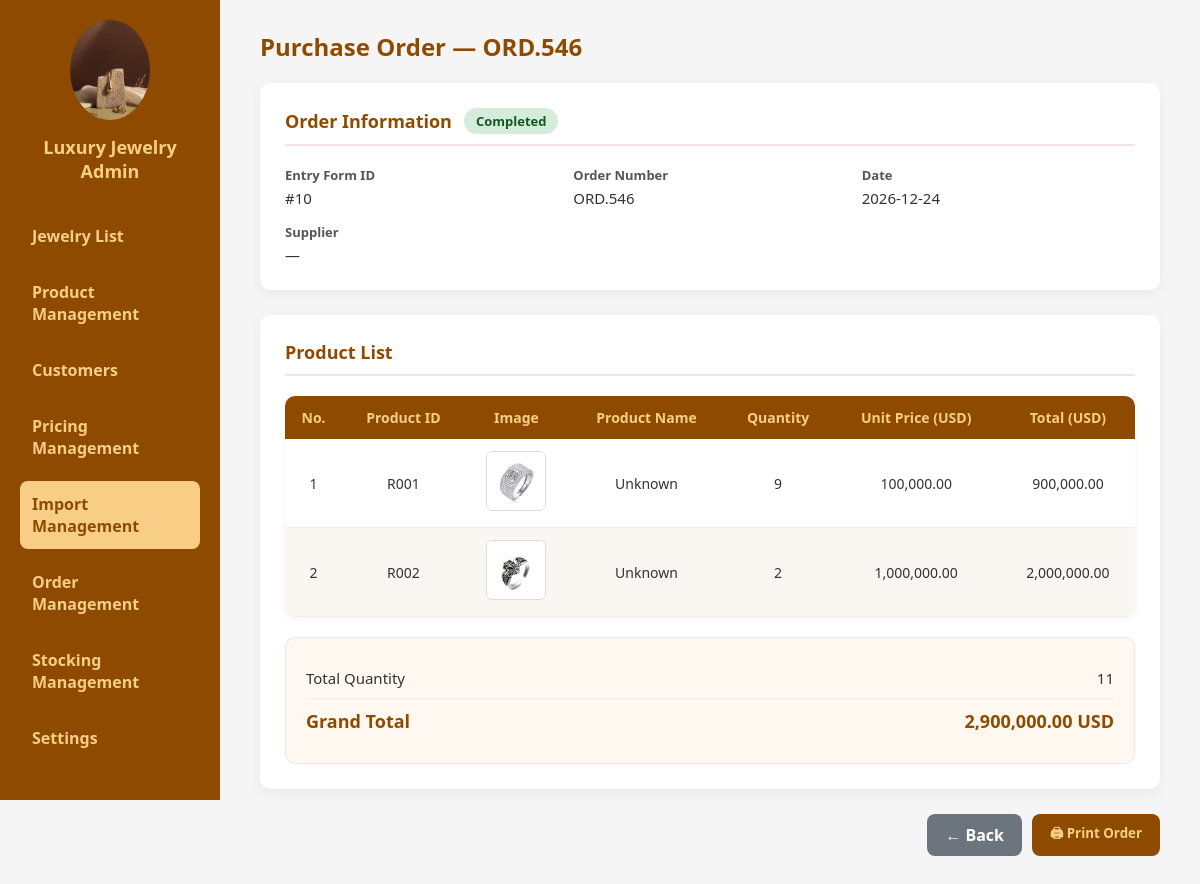
The page /admin/Import_product/entry_form_detail.php?id=10 on the database its author committed.
### tables this page shows
CREATE TABLE `goods_receipt` (
  `id` int(11) NOT NULL AUTO_INCREMENT,
  `order_number` varchar(50) NOT NULL,
  `entry_date` date NOT NULL,
  `supplier` varchar(255) DEFAULT NULL,
  `total_quantity` int(11) DEFAULT 0,
  `total_value` decimal(15,2) DEFAULT 0.00,
  `status` enum('Draft','Completed') DEFAULT 'Draft',
  `created_at` timestamp NOT NULL DEFAULT current_timestamp(),
  PRIMARY KEY (`id`)
);

CREATE TABLE `goods_receipt_items` (
  `id` int(11) NOT NULL AUTO_INCREMENT,
  `receipt_id` int(11) DEFAULT NULL,
  `product_id` varchar(50) DEFAULT NULL,
  `product_name` varchar(255) DEFAULT NULL,
  `quantity` int(11) DEFAULT NULL,
  `unit_price` decimal(15,2) DEFAULT NULL,
  `total_price` decimal(15,2) DEFAULT NULL,
  PRIMARY KEY (`id`),
  KEY `receipt_id` (`receipt_id`),
  CONSTRAINT `goods_receipt_items_ibfk_1` FOREIGN KEY (`receipt_id`) REFERENCES `goods_receipt` (`id`) ON DELETE CASCADE
);

CREATE TABLE `products` (
  `id` varchar(50) NOT NULL,
  `name` varchar(255) DEFAULT NULL,
  `price` decimal(15,2) DEFAULT NULL,
  `image` varchar(255) DEFAULT NULL,
  `cost_price` decimal(15,2) DEFAULT 0.00,
  `profit_percent` int(11) DEFAULT 0,
  `stock` int(11) DEFAULT 0,
  `category` varchar(100) DEFAULT NULL,
  `gender` varchar(20) DEFAULT NULL
);

### admin/Import_product/entry_form_detail.php (the view, shortened to what this page needs)
<?php
require_once '../../config/config.php';
$id = (int)($_GET['id'] ?? 0);
$stmt_form = $conn->prepare("SELECT * FROM goods_receipt WHERE id = ?");
$stmt_form->bind_param('i', $id);
$stmt_form->execute();
$form = $stmt_form->get_result()->fetch_assoc();
$stmt_items = $conn->prepare("
    SELECT d.*, p.image
    FROM goods_receipt_items d
    LEFT JOIN products p ON d.product_id = p.id
    WHERE d.receipt_id = ?
    ORDER BY d.id ASC
");
$stmt_items->bind_param('i', $id);
$stmt_items->execute();
$items = $stmt_items->get_result()->fetch_all(MYSQLI_ASSOC);
$badge_class = $form['status'] === 'Completed' ? 'badge-completed' : 'badge-draft';
?>
<!DOCTYPE html>
<html lang="en">
<head>
</head>
<body>
<div class="sidebar">
  <div class="logo">
    <img src="../../images/Admin_login.jpg" alt="Admin Logo">
    <h2>Luxury Jewelry Admin</h2>
  </div>
  <div class="menu">
    <a href="../Administration_menu.php#products">Jewelry List</a>
    <a href="../product_management.php">Product Management</a>
    <a href="../Administration_menu.php#users">Customers</a>
    <a href="../Price Manage/pricing.php">Pricing Management</a>
    <a href="import_management.php" class="active">Import Management</a>
    <a href="../Order Manage/order_management.php">Order Management</a>
    <a href="../Stock Manage/stocking_management.php">Stocking Management</a>
    <a href="../Administration_menu.php#settings">Settings</a>
  </div>
</div>
<main>
  <header>
    <h1>Purchase Order — <?php echo htmlspecialchars($form['order_number']); ?></h1>
  </header>
  <div class="card">
    <div class="card-header">
      Order Information
      <span class="badge <?php echo $badge_class; ?>"><?php echo $form['status']; ?></span>
    </div>
    <div class="info-grid">
      <div>
        <div class="info-label">Entry Form ID</div>
        <div class="info-value">#<?php echo $form['id']; ?></div>
      </div>
      <div>
        <div class="info-label">Order Number</div>
        <div class="info-value"><?php echo htmlspecialchars($form['order_number']); ?></div>
      </div>
      <div>
        <div class="info-label">Date</div>
        <div class="info-value"><?php echo htmlspecialchars($form['entry_date']); ?></div>
      </div>
      <div>
        <div class="info-label">Supplier</div>
        <div class="info-value"><?php echo htmlspecialchars($form['supplier'] ?? '—'); ?></div>
      </div>
    </div>
  </div>
  <div class="card">
    <div class="card-header">Product List</div>
    <table>
      <thead>
        <tr>
          <th>No.</th>
          <th>Product ID</th>
          <th>Image</th>
          <th>Product Name</th>
          <th>Quantity</th>
          <th>Unit Price (USD)</th>
          <th>Total (USD)</th>
        </tr>
      </thead>
      <tbody>
        <?php if (empty($items)): ?>
          <tr><td colspan="7" style="color:#888;padding:25px;">No products found.</td></tr>
        <?php else: ?>
          <?php foreach ($items as $i => $row): ?>
          <tr>
            <td><?php echo $i + 1; ?></td>
            <td><?php echo htmlspecialchars($row['product_id']); ?></td>
            <td>
              <img src="../../images/<?php echo htmlspecialchars($row['image'] ?? ($row['product_id'] . '.jpg')); ?>"
                   class="product-image" onerror="this.style.opacity='0.2'">
            </td>
            <td><?php echo htmlspecialchars($row['product_name']); ?></td>
            <td><?php echo intval($row['quantity']); ?></td>
            <td><?php echo number_format($row['unit_price'], 2); ?></td>
            <td><?php echo number_format($row['total_price'], 2); ?></td>
          </tr>
          <?php endforeach; ?>
        <?php endif; ?>
      </tbody>
    </table>
    <div class="summary-card">
      <div class="summary-row">
        <span>Total Quantity</span>
        <span><?php echo intval($form['total_quantity']); ?></span>
      </div>
      <div class="summary-row summary-total">
        <span>Grand Total</span>
        <span><?php echo number_format($form['total_value'], 2); ?> USD</span>
      </div>
    </div>
  </div>
  <div class="action-buttons">
    <a href="import_management.php" class="btn btn-secondary">← Back</a>
    <button type="button" class="btn btn-primary"
            onclick="document.getElementById('print_order').checked = true;">
      🖨 Print Order
    </button>
  </div>
</main>
</body>
</html>

### admin/Import_product/entry_form_detail.php (style rules this page uses)
* { margin: 0; padding: 0; box-sizing: border-box; font-family: "Segoe UI", sans-serif; }
body { background-color: #f5f5f5; color: #333; display: flex; }
.sidebar { width: 220px; background-color: #8e4b00; color: #f8ce86; display: flex; flex-direction: column; padding: 20px; height: 100vh; position: fixed; top: 0; left: 0; overflow-y: auto; }
.logo { text-align: center; margin-bottom: 30px; }
.logo img { width: 80px; border-radius: 50%; }
.logo h2 { font-size: 18px; margin-top: 10px; }
.menu a { display: block; padding: 12px; color: #f8ce86; text-decoration: none; border-radius: 8px; margin-bottom: 10px; font-weight: bold; transition: background 0.3s, color 0.3s; }
.menu a:hover, .menu a.active { background-color: #f8ce86; color: #8e4b00; }
main { flex: 1; padding: 30px 40px; margin-left: 220px; }
header h1 { font-size: 24px; color: #8e4b00; margin-bottom: 20px; }
.card { background: white; border-radius: 10px; box-shadow: 0 4px 12px rgba(0,0,0,0.05); padding: 25px; margin-bottom: 25px; }
.card-header { font-weight: bold; font-size: 18px; color: #8e4b00; margin-bottom: 20px; border-bottom: 2px solid #f1e4e1; padding-bottom: 10px; display: flex; align-items: center; gap: 12px; }
.info-grid { display: grid; grid-template-columns: repeat(auto-fit, minmax(250px, 1fr)); gap: 15px; }
.info-label { font-weight: 600; color: #555; margin-bottom: 4px; font-size: 13px; }
.info-value { font-size: 15px; }
table { width: 100%; border-collapse: collapse; border-radius: 10px; overflow: hidden; box-shadow: 0 2px 8px rgba(0,0,0,0.05); margin-top: 20px; }
th { background-color: #8e4b00; color: #f8ce86; font-weight: 600; text-align: center; padding: 12px 10px; font-size: 14px; }
td { text-align: center; padding: 12px 10px; border-bottom: 1px solid #eee; font-size: 14px; }
tr:nth-child(even) td { background: #faf6f2; }
.product-image { width: 60px; height: 60px; border-radius: 6px; object-fit: cover; border: 1px solid #ddd; }
.summary-card { background: #fff8f0; border-radius: 10px; padding: 20px; margin-top: 20px; border: 1px solid #f1e4e1; }
.summary-row { display: flex; justify-content: space-between; padding: 10px 0; border-bottom: 1px solid #eee; font-size: 15px; }
.summary-row:last-child { border-bottom: none; }
.summary-total { font-weight: bold; font-size: 18px; color: #8e4b00; }
.btn { display: inline-block; padding: 10px 18px; border-radius: 8px; font-weight: 600; cursor: pointer; text-decoration: none; transition: 0.3s; border: none; }
.btn-primary { background-color: #8e4b00; color: #f8ce86; }
.btn-secondary { background-color: #6c757d; color: white; }
.action-buttons { display: flex; justify-content: flex-end; gap: 10px; margin-top: 25px; }
.badge { display: inline-block; padding: 4px 12px; border-radius: 20px; font-size: 13px; font-weight: 700; }
.badge-completed { background: #d4edda; color: #155724; }

### rows shown on the page
goods_receipt: order_number "ORD.546", status "Completed", id "10", entry_date "2026-12-24", supplier "—", total_quantity "11", total_value "2,900,000.00"
goods_receipt_items: product "R001", product.image (picture), product_name "Unknown", quantity "9", unit_price "100,000.00", total_price "900,000.00"
goods_receipt_items: product "R002", product.image (picture), product_name "Unknown", quantity "2", unit_price "1,000,000.00", total_price "2,000,000.00"
